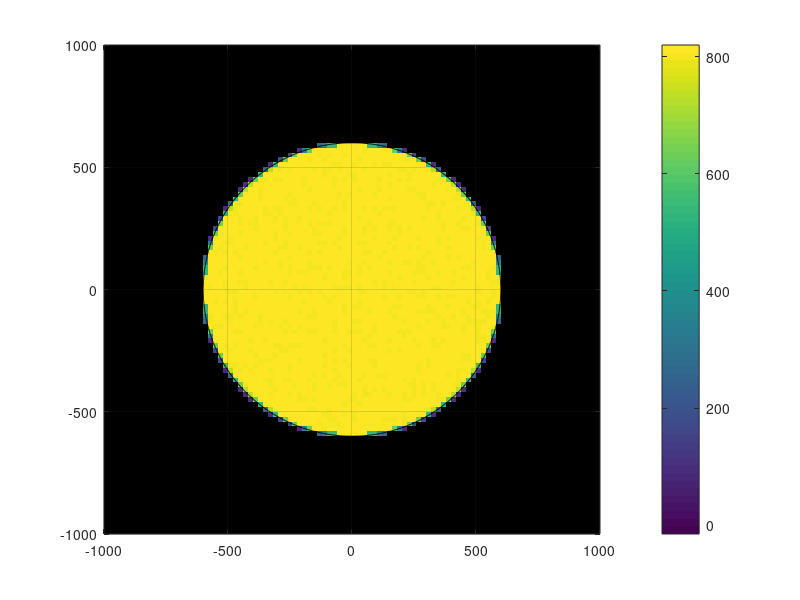

Here is the MATLAB script that generated this plot:
% This is a matlab script that generates the input data

% $Header: /u/gcmpack/MITgcm/verification/tutorial_deep_convection/input/gendata.m,v 1.3 2008/04/24 01:48:52 jmc Exp $
% $Name: checkpoint62r $

% Dimensions of grid
nx=100;
ny=100;
nz=50;
% Nominal depth of model (meters)
H=1000;
% Size of domain
Lx=2.0e3;
% Radius of cooling disk (m)
Rc=600.;
% Horizontal resolution (m)
dx=Lx/nx;
% Rotation
f=1.e-4;
% Stratification
N=0.0*(f*Rc/H);
% surface temperature
Ts=20.;
% Flux : Cooling disk & noise added to cooling
Qo=800; Q1=10;

% Gravity
g=10.;
% E.O.S.
alpha=2.e-4;

Tz=N^2/(g*alpha)

dz=H/nz;
sprintf('delZ = %d * %7.6g,',nz,dz)

x=(1:nx)*dx;x=x-mean(x);
y=(1:ny)*dx;y=y-mean(y);
z=-dz/2:-dz:-H;

% Temperature profile
Tref=Ts+Tz*z-mean(Tz*z);
[sprintf('Tref =') sprintf(' %8.6g,',Tref)]

% Surface heat flux : refine the grid (by 3 x 3) to assign mean heat flux
Q=Qo+Q1*(0.5+rand([nx,ny]));
Qc=zeros(nx,ny);
xc=x'*ones(1,ny); yc=ones(nx,1)*y; 
for j=-1:1, for i=-1:1,
 xs=xc+dx*i/3 ; ys=yc+dx*j/3; r2=xs.*xs+ys.*ys;
 qs=Q/9; qs( find(r2 > Rc*Rc) )=0.;
 Qc=Qc+qs;
end ; end
%fid=fopen('Qnet_p64.bin','w','b'); fwrite(fid,Qc,'real*8'); fclose(fid);
 fid=fopen('Qnet_p32.bin','w','b'); fwrite(fid,Qc,'real*4'); fclose(fid);

var=2*pi*[0:1000]/1000; xl=Rc*cos(var); yl=Rc*sin(var);
figure(1);clf;
var=Qc; var(find(var==0))=NaN;
imagesc(xc,yc,var'); set(gca,'YDir','normal');
caxis([-15 820]);
%change_colmap(-1);
colorbar
grid;
hold on
L=line(xl,yl);
set(L,'color',[0 0 0]);
hold off ;
